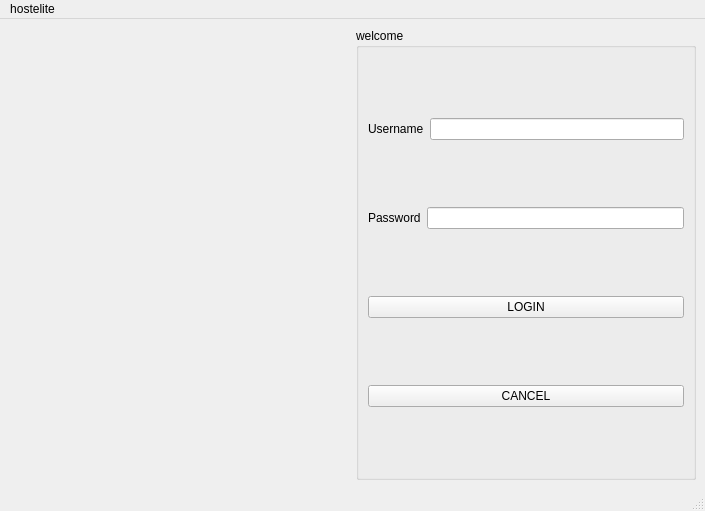
<?xml version="1.0" encoding="UTF-8"?>
<ui version="4.0">
 <class>MainWindow</class>
 <widget class="QMainWindow" name="MainWindow">
  <property name="geometry">
   <rect>
    <x>0</x>
    <y>0</y>
    <width>705</width>
    <height>511</height>
   </rect>
  </property>
  <property name="windowTitle">
   <string>login</string>
  </property>
  <widget class="QWidget" name="centralwidget">
   <layout class="QGridLayout" name="gridLayout_2">
    <item row="0" column="0">
     <widget class="QLabel" name="label_3">
      <property name="sizePolicy">
       <sizepolicy hsizetype="Expanding" vsizetype="Expanding">
        <horstretch>0</horstretch>
        <verstretch>0</verstretch>
       </sizepolicy>
      </property>
      <property name="text">
       <string/>
      </property>
      <property name="textFormat">
       <enum>Qt::RichText</enum>
      </property>
     </widget>
    </item>
    <item row="0" column="1">
     <widget class="QGroupBox" name="groupBox">
      <property name="sizePolicy">
       <sizepolicy hsizetype="MinimumExpanding" vsizetype="MinimumExpanding">
        <horstretch>0</horstretch>
        <verstretch>0</verstretch>
       </sizepolicy>
      </property>
      <property name="title">
       <string>welcome </string>
      </property>
      <layout class="QGridLayout" name="gridLayout">
       <item row="1" column="0">
        <layout class="QHBoxLayout" name="horizontalLayout_2">
         <item>
          <widget class="QLabel" name="label_2">
           <property name="text">
            <string>Password</string>
           </property>
           <property name="buddy">
            <cstring>password</cstring>
           </property>
          </widget>
         </item>
         <item>
          <widget class="QLineEdit" name="password">
           <property name="echoMode">
            <enum>QLineEdit::Password</enum>
           </property>
          </widget>
         </item>
        </layout>
       </item>
       <item row="3" column="0">
        <widget class="QPushButton" name="cancel">
         <property name="text">
          <string>CANCEL</string>
         </property>
        </widget>
       </item>
       <item row="0" column="0">
        <layout class="QHBoxLayout" name="horizontalLayout">
         <item>
          <widget class="QLabel" name="label">
           <property name="text">
            <string>Username</string>
           </property>
           <property name="buddy">
            <cstring>username</cstring>
           </property>
          </widget>
         </item>
         <item>
          <widget class="QLineEdit" name="username">
           <property name="styleSheet">
            <string notr="true"/>
           </property>
          </widget>
         </item>
        </layout>
       </item>
       <item row="2" column="0">
        <widget class="QPushButton" name="login">
         <property name="text">
          <string>LOGIN</string>
         </property>
        </widget>
       </item>
      </layout>
     </widget>
    </item>
   </layout>
  </widget>
  <widget class="QMenuBar" name="menubar">
   <property name="geometry">
    <rect>
     <x>0</x>
     <y>0</y>
     <width>705</width>
     <height>21</height>
    </rect>
   </property>
   <widget class="QMenu" name="menuhostelite">
    <property name="title">
     <string>hostelite</string>
    </property>
   </widget>
   <addaction name="menuhostelite"/>
  </widget>
  <widget class="QStatusBar" name="statusbar"/>
 </widget>
 <tabstops>
  <tabstop>username</tabstop>
  <tabstop>password</tabstop>
  <tabstop>login</tabstop>
  <tabstop>cancel</tabstop>
 </tabstops>
 <resources/>
 <connections/>
</ui>
